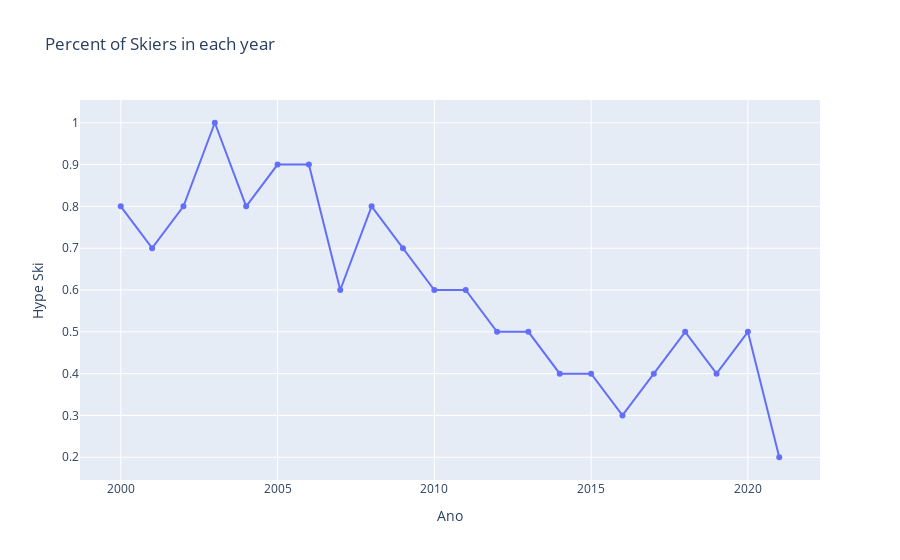

Notebook cell for this chart:
### Code cell
import pandas as pd
import plotly.express as px

spain_skiers = pd.read_csv('Data/spanish_skiers.csv')
spain_skiers.head()

figure = px.line(data_frame=spain_skiers, x='Year', y='Percent_Skiers',
                 title="Percent of Skiers in each year", markers=True, labels={"Year":"Ano", "Percent_Skiers":"Hype Ski"})
figure.show()

### Figure 1 — Plotly figure (JSON) as saved in the notebook; plotly's stock layout.template omitted (floating-point values rounded to 4 significant figures)
{"data": [{"hovertemplate": "Ano=%{x}<br>Hype Ski=%{y}<extra></extra>", "legendgroup": "", "line": {"color": "#636efa", "dash": "solid"}, "marker": {"symbol": "circle"}, "mode": "lines+markers", "name": "", "orientation": "v", "showlegend": false, "type": "scatter", "x": [2000, 2001, 2002, 2003, 2004, 2005, 2006, 2007, 2008, 2009, 2010, 2011, 2012, 2013, 2014, 2015, 2016, 2017, 2018, 2019, 2020, 2021, null, null], "xaxis": "x", "y": [0.8, 0.7, 0.8, 1, 0.8, 0.9, 0.9, 0.6, 0.8, 0.7, 0.6, 0.6, 0.5, 0.5, 0.4, 0.4, 0.3, 0.4, 0.5, 0.4, 0.5, 0.2, null, null], "yaxis": "y"}], "layout": {"legend": {"tracegroupgap": 0}, "title": {"text": "Percent of Skiers in each year"}, "xaxis": {"anchor": "y", "domain": [0, 1], "title": {"text": "Ano"}}, "yaxis": {"anchor": "x", "domain": [0, 1], "title": {"text": "Hype Ski"}}}}
